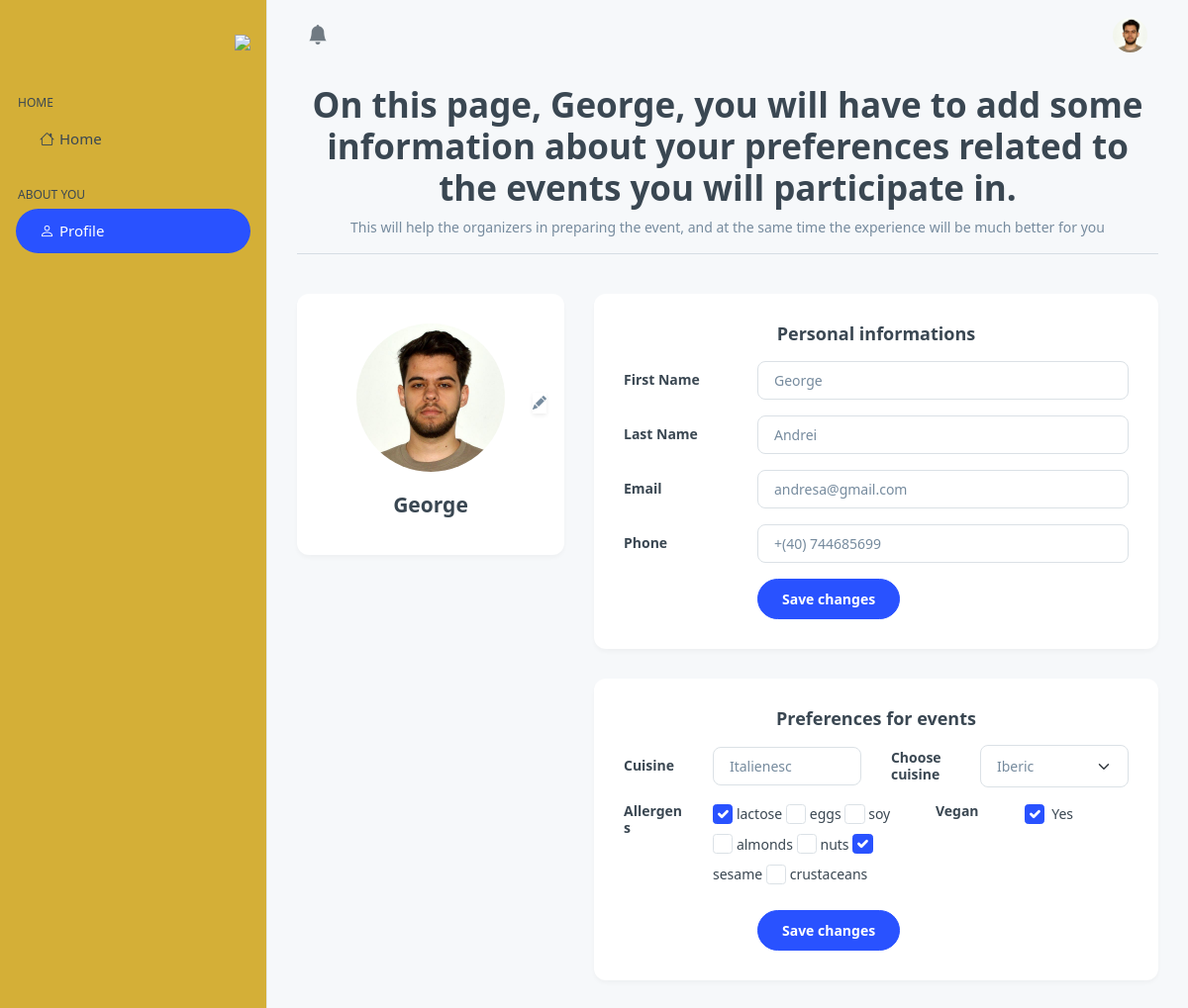
Before: /guest_profile (signed in) with the older database file.
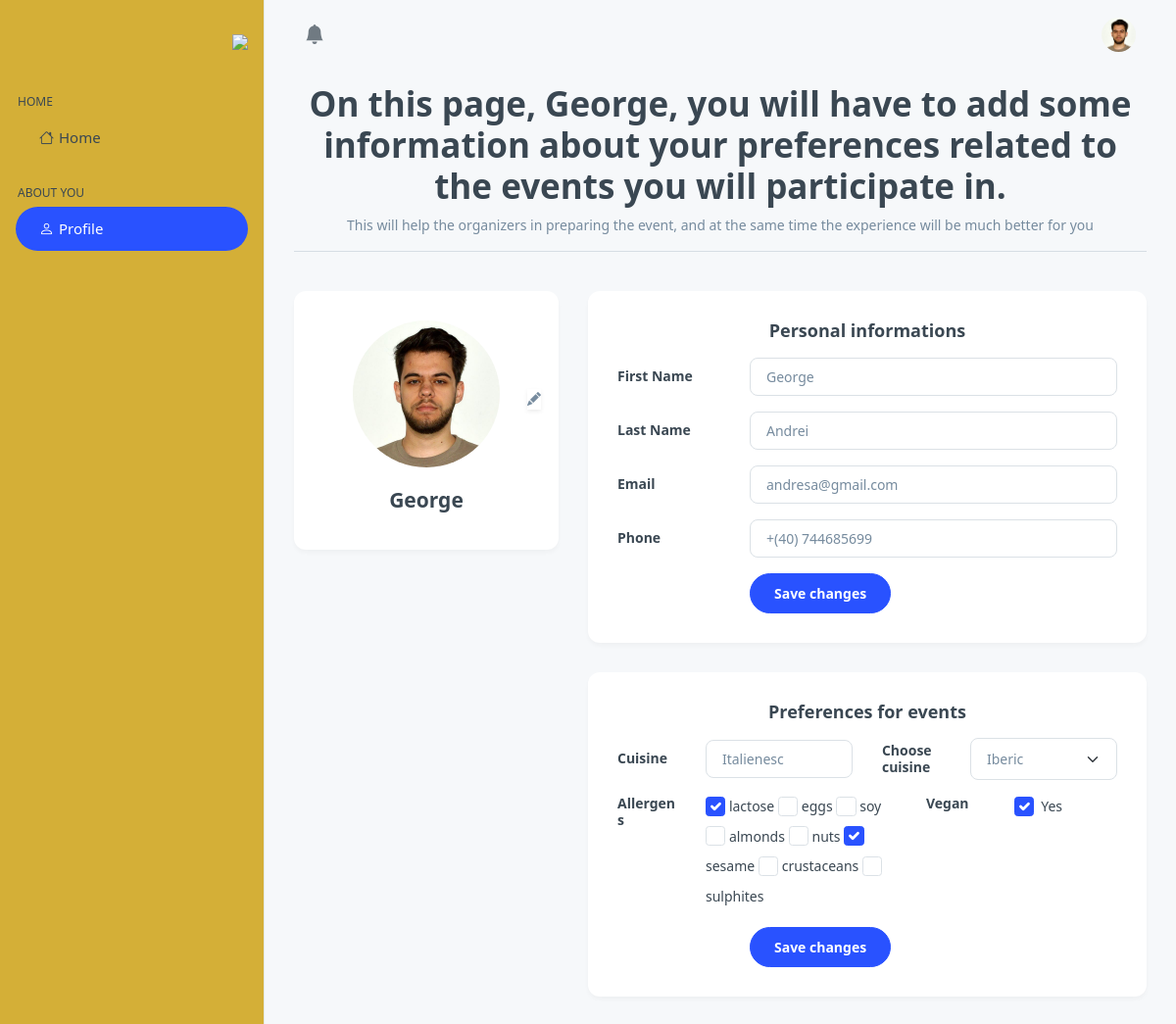
After: the same page with the newer database file.
### base/models.py (models this page shows, shortened)
class Allergen(models.Model):
    name = models.CharField(max_length=80)
    added_by = models.ForeignKey(User, on_delete=models.SET_NULL, null=True, blank=True)

class Guests(models.Model):
    profile = models.OneToOneField(Profile, on_delete=models.CASCADE, related_name='guest_profile', null=True)
    GENDER_CHOICES = [
        ('M', 'Masculin'),
        ('F', 'Feminin')
        ]
    age = models.IntegerField(null=True, blank=True)
    gender = models.CharField(max_length=1, choices=GENDER_CHOICES, null=True, blank=True)
    picture = models.ImageField(upload_to='poze_invitati/', null=True, blank=True)
    cuisine_preference = models.CharField(max_length=50, blank=True, null=True)
    vegan = models.BooleanField(default=False)
    allergens = models.ManyToManyField(Allergen, blank=True)
    state = models.BooleanField(default=False)

### base/decorators.py (the view)
    def wrapper(request, *args, **kwargs):
        profile = request.user.profile_set.first()
        if request.user.is_authenticated and profile:
            if profile.user_type == 'guest':
                return view_func(request, *args, **kwargs)
        messages.error(request, "Acces denied: You must have a guest account in order to acces this part of the site.")
        return redirect(request.META.get('HTTP_REFERER', '/'))

### base/context_processors.py (called while the page is built)
def media_url(request):
    return {
        'MEDIA_URL': settings.MEDIA_URL
    }

### base/views.py (called while the page is built, shortened)
@login_required(login_url='/login')
@user_is_guest
def guest_profile(request):
    profil = Profile.objects.get(user = request.user)
    preferences = Guests.objects.get(profile = profil)
    not_completed = Guests.objects.filter(profile__user=request.user, state=False).exists()
    not_completed = Guests.objects.filter(profile__user=request.user, state=False).exists()
    allergens = Allergen.objects.all()
    context = {
        "not_completed": not_completed,
        "preferences": preferences,
        "profile": profil,
        "allergens": allergens
    }
    return render(request, 'base/guest_profile.html', context)

### base/templates/base/guest_profile.html (shortened to what the changed rows need)
{% extends 'main.html' %}
{% block content %}
<div class="page-wrapper" id="main-wrapper" data-layout="vertical" data-navbarbg="skin6" data-sidebartype="full"
  data-sidebar-position="fixed" data-header-position="fixed">
  <div class="body-wrapper">
    <div class="container-fluid">
      <div class="title">
          <h1 class="h1 text-center">
                On this page, {{ request.user.username }}, you will have to add some information about your preferences related to the events you will participate in.
          </h1>
      </div>
      {% if not_completed %}
      <div class="alert alert-warning alert-dismissible fade show" role="alert">
        <a href="#" class="alert-link">Sorry but you cant acces your home page until you complete your profile information!</a>
        <button type="button" class="btn-close" data-bs-dismiss="alert" aria-label="Close"></button>
      </div>
      <div class="container mb-4">
        <div class="steps">
            <div class="step" id="step-1">
                <div class="circle"></div>
                <p>Profile Setup</p>
            </div>
            <div class="step" id="step-2">
                <div class="circle"></div>
                <p>Personal Details</p>
            </div>
            <div class="step" id="step-3">
                <div class="circle"></div>
                <p>Event Details</p>
            </div>
        </div>
        <div id="form-1" class="form-container flex-column align-items-center justify-content-center">
            <h2 class="text-center">Since you just got your new account we'll have to go through and se up your profile.</h2>
            <div class = "button-container">
                <button class="btn btn-outline-success" id="accept-btn">Let's go!</button>
            </div>
        </div>
          <form method="post" action="" enctype="multipart/form-data">
            <div id="form-2" class="form-container flex-column">
                  {% csrf_token %}
                  <h2 class="text-center">Please fill with your personal details</h2>
                  <div class="d-grid gap-2 d-md-flex justify-content-evenly align-items-center mt-2">
                    <label for="firstname">Firsname:</label>
                    <input type="text" class="form-control" id="firstname" name="firstname" required>
                    <label for="lastname">Lastname:</label>
                    <input type="text" class="form-control" id="lastname" name="lastname" required>
                  </div>
                  <div class="d-grid gap-2 d-md-flex justify-content-evenly align-items-center mt-2">
                    <label for="email">Email:</label>
                    <input type="email" class="form-control" id="email" name="email" required >
                  </div>
                  <div class="d-grid gap-2 d-md-flex justify-content-evenly align-items-center mt-2">
                    <label for="age">Age:</label>
                    <input type="number" class="form-control" id="age" name="age" required>
                  </div>
                  <div class="d-grid gap-2 d-md-flex justify-content-evenly align-items-center mt-2">
                    <label for="photo">Photo for face recognition:</label>
                    <input type="file" class="form-control" id="photo" name="photo" required>
                  </div>
                  <div class="d-grid gap-2 d-md-flex align-items-center mt-2">
                    <p>Gender:</p>
                    <div class="form-check form-check-inline">
                        <input class="form-check-input" type="radio" name="gender" id="exampleRadios1" value="M">
                        <label class="form-check-label" for="exampleRadios1">M</label>
                    </div>
                    <div class="form-check form-check-inline">
                        <input class="form-check-input" type="radio" name="gender" id="exampleRadios2" value="F">
                        <label class="form-check-label" for="exampleRadios2">F</label>
                    </div>
                  </div>
                  <div class="d-grid gap-2 d-md-flex justify-content-end">
                    <button class="btn btn-outline-success" type="button" id="continue-1">Continue</button>
                  </div>
              </div>
              <div id="form-3" class="form-container flex-column">
                <h2>Event details</h2>
                <label for="zona">:</label>
                <select id="zona" class="form-select" name="zona">
                    <option value="Margine">Marginal</option>
                    <option value="Central">Central</option>
                    <option value="Oriunde" selected>No preferences</option>
                    <option value="Spre_iesire">Exit</option>
                    <option value="Langa_scena">Stage</option>
                </select>
                <!-- <label for="prieteni">Cu cine vei veni la eveniment?</label>
                <textarea id="prieteni", name="prieteni" rows="2" cols="30" placeholder="">
                    Scrie numele complet al priteninilor cu care vei veni la eveniment
                </textarea> -->
                <label for="meniu">Menu:</label>
                <select id="meniu" class="form-select" name="meniuSet" required>
                    <option value="Iberic">Iberic</option>
                    <option value="Italienesc">Italian</option>
                    <option value="Chinezesc" selected>Chinese</option>
                    <option value="Fara_preferinte">No preferences</option>
                    <option value="Oriental">Oriental</option>
                </select>
                    <h4>Are you vegan?</h4>
                    <div class="form-check form-check-inline">
                        <input class="form-check-input" type="checkbox" name="vegan_check" id="inlineCheckbox1" value="1">
                        <label class="form-check-label" for="inlineCheckbox1">Yes</label>
                    </div>
                    <h4>Are you allergic?</h4>
                    <div class="d-flex flex-row flex-wrap">
                      {% for allergen in allergens %}
                        <div class="form-check form-check-inline">
                          <input class="form-check-input" id="allergen{{allergen.name}}" type="checkbox" name="allergensSet" value="{{allergen.id}}">
                          <label class="form-check-label" for="allergen{{allergen.name}}">{{allergen.name}}</label>
                      </div>
                      {% endfor %}
                  </div>
                  <div class="d-grid gap-2 d-md-flex justify-content-between">
                    <button type="button" id="back-2" class="btn btn-outline-dark">Back</button>
                    <button type="button" id="continue-2" class="btn btn-outline-success">Finalise</button>
                  </div>
                </div>
            <div id="final-page" class="form-container flex-column text-center">
                <h2>Thank you for your patience!</h2>
                <h3>We wish you a great time at your future event!</h3>
                <button type="submit" name="submit" class="btn btn-outline-success mt-2 mb-2">Check out your profile!</button>
            </div>
          </form>
      </div>
      <script>
        document.getElementById('accept-btn').addEventListener('click', function() {
        document.getElementById('form-1').style.display = 'none';
        document.getElementById('form-2').style.display = 'flex';
        document.getElementById('step-1').querySelector('.circle').style.backgroundColor = 'green';
        });
        document.getElementById('continue-1').addEventListener('click', function(e) {
        e.preventDefault();
        document.getElementById('form-2').style.display = 'none';
        document.getElementById('form-3').style.display = 'flex';
        document.getElementById('step-2').querySelector('.circle').style.backgroundColor = 'green';
        });
        document.getElementById('continue-2').addEventListener('click', function(e) {
        document.getElementById('step-3').querySelector('.circle').style.backgroundColor = 'green';
        document.getElementById('form-3').style.display = 'none';
        document.getElementById('final-page').style.display = 'flex';
        });
        document.getElementById('back-2').addEventListener('click', function () {
        document.getElementById('form-3').style.display = 'none';
        document.getElementById('form-2').style.display = 'flex';
        document.getElementById('step-2').querySelector('.circle').style.backgroundColor = '';
        });
    </script>
      {% else %}
      <form method="post" action="" enctype="multipart/form-data">
        <div class="row gutters-sm mt-4">
            <div class="col-lg-8 offset-lg-4">
              <div class="card">
                <div class="card-body">
                  <div class="row mb-3 mt-2">
                    <div class="col-sm-5 text-secondary justify-content-evenly">
                      {% for allergen in allergens %}
                       <input class="form-check-input" type="checkbox" name="allergens" id="allergen-{{allergen.id}}" value="{{allergen.id}}" {% if allergen in preferences.allergens.all %}checked{% endif %}>
                       <label for="allergen-{{allergen.id}}" class="text-dark">{{allergen.name}}</label>
                      {% endfor %}
                    </div>
                  </div>
                </div>
              </div>
            </div>
        </div>
      </form>
      {% endif %}
    </div>
  </div>
</div>
{% endblock %}

Changed rows visible on the page:
added Allergen: name "sulphites"
